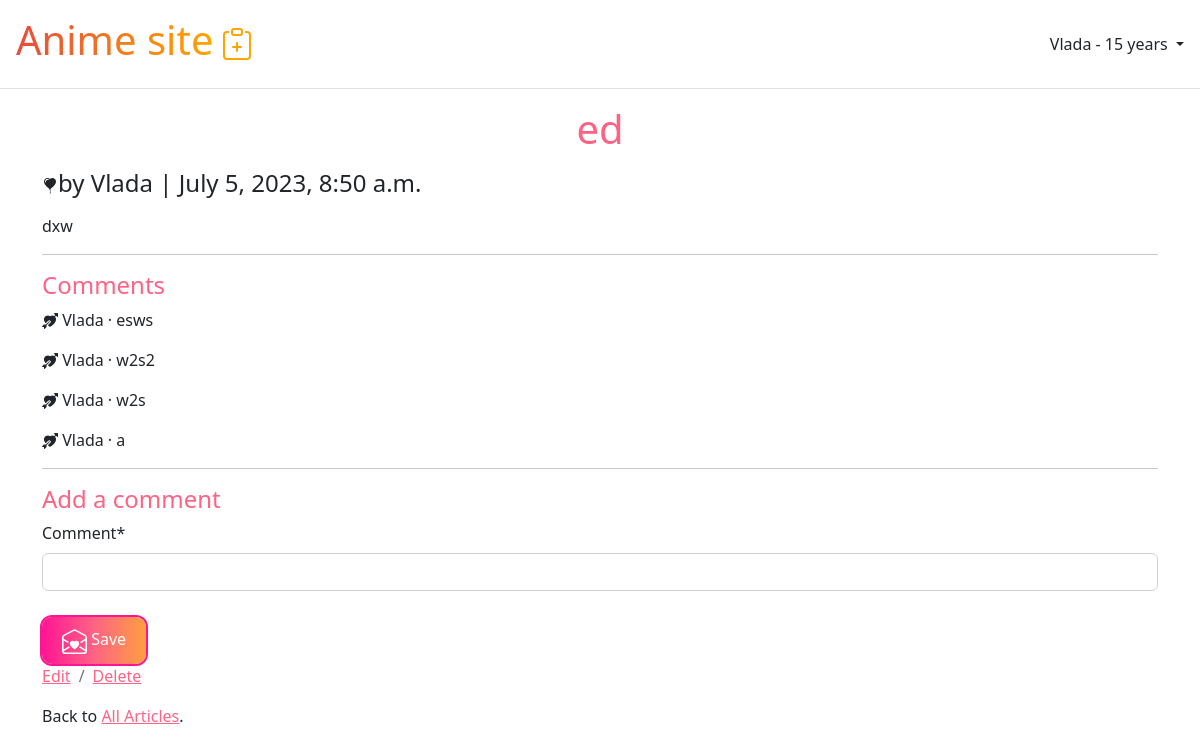
The page /articles/31/ (signed in) on the database its author committed.
### accounts/models.py (models this page shows)
class CustomUser(AbstractUser):
    age = models.PositiveIntegerField(null=True, blank=True)

### articles/models.py (models this page shows, shortened)
class Article(models.Model):
    title = models.CharField(max_length=255)
    body = models.TextField()
    date = models.DateTimeField(auto_now_add=True)
    author = models.ForeignKey(
        settings.AUTH_USER_MODEL,
        on_delete=models.CASCADE,
    )

class Comment(models.Model):
    article = models.ForeignKey(Article, on_delete=models.CASCADE)
    comment = models.CharField(max_length=140)
    author = models.ForeignKey(
        settings.AUTH_USER_MODEL,
        on_delete=models.CASCADE,
    )
    def __str__(self):
        return self.comment

### articles/views.py (the view, shortened to what this page needs)
# urls.py: path("<int:pk>/", ArticleDetailView.as_view(), name="article_detail"),
class ArticleDetailView(LoginRequiredMixin, View):
    def get(self, request, *args, **kwargs):
        view = CommentGet.as_view()
        return view(request, *args, **kwargs)

### articles/forms.py
class CommentForm(forms.ModelForm):
    class Meta:
        model = Comment
        fields = ("comment",)

### articles/views.py (called while the page is built)
    def get_context_data(self, **kwargs):
        context = super().get_context_data(**kwargs)
        context["form"] = CommentForm()
        return context

### templates/article_detail.html (shortened to what this page needs)
{% extends "base.html" %}
{% load crispy_forms_tags %}
{% block content %}
<div class="article-entry">
  <h1 style="color:  #FF6384;">{{ object.title }}</h1>
  <p><h4>by {{ object.author }} | {{ object.date }}</h4></p>
  <p>{{ object.body }}</p>
</div>
<hr>
<h4 style="color:  #FF6384;">Comments</h4>
{% for comment in article.comment_set.all %}
<p> {{ comment.author }} &middot; {{ comment }}</p>
{% endfor %}
<hr>
<h4 style="color:  #FF6384;">Add a comment</h4>
<form action="" method="post">{% csrf_token %}
  {{ form|crispy }}
  <button class="btn-gradient-pink-orange" type="submit"> Save</button>
</form>
<div>
  {% if article.author.pk == request.user.pk %}
  <nav aria-label="breadcrumb">
    <ol class="breadcrumb">
      <li class="breadcrumb-item">
        <a href="{% url 'article_edit' article.pk %}" style="color:  #FF6384;">Edit</a>
      </li>
      <li class="breadcrumb-item">
        <a href="{% url 'article_delete' article.pk %}" style="color:  #FF6384;">Delete</a>
      </li>
    </ol>
  </nav>
  {% endif %}
  <p>Back to <a href="{% url 'article_list' %}" style="color: #FF6384;">All Articles</a>.</p>
</div>
{% endblock content %}

### templates/base.html (shortened to what this page needs)
{% load i18n %}
<!DOCTYPE html>
<html>
<head>
  <link href="https://cdn.jsdelivr.net/npm/bootstrap@5.2.3/dist/css/bootstrap.min.css" rel="stylesheet"
>
</head>
<body>
  <header class="p-3 mb-3 border-bottom" style="background-color: #FFFFFF;">
    <div class="d-flex flex-wrap align-items-center justify-content-center justify-content-lg-start">
      <a class="navbar-brand" href="{% url 'home' %}">
        <h2 style="background-image: linear-gradient(90deg, #E74C3C, #FFA500); -webkit-background-clip:text; -webkit-text-fill-color: transparent;">Anime site</h2>
      </a>
      <ul class="nav col-12 col-lg-auto me-lg-auto mb-2 justify-content-center mb-md-0">
        {% if user.is_authenticated %}
        <li><a href="{% url 'article_new' %}"  class="nav-link px-2 link-dark">
        </a></li>
        {% endif %}
      </ul>
      {% if user.is_authenticated %}
      <div class="dropdown text-end">
        <a href="#" class="d-block link-dark text-decoration-none dropdown-toggle" id="dropdownUser1"
          data-bs-toggle="dropdown" aria-expanded="false">
          {{ user.username }} - {{ user.age }} years
        </a>
      </div>
      {% else %}
      <div>
        <a href="{% url 'login' %}" class="btn btn-primary">{% trans "Log in" %}</a>
        <a href="{% url 'signup' %}" class="btn btn-outline-primary">{% trans "Sign up" %}</a>
      </div>
      {% endif %}
    </div>
  </header>
  <main>
    <div class="container">
      {% block content %}
      {% endblock content %}
    </div>
  </main>
</body>
</html>

### templates/base.html (style rules this page uses)
h2 { font-size: 40px; color: #E74C3C; margin-top: 0; text-align: center; }
h1 { font-size: 40px; color: #E74C3C; margin-top: 0; text-align: center; }

### templates/article_detail.html (style rules this page uses)
.btn-gradient-pink-orange { background: linear-gradient(to right, #FF1493,#FF6384, #FF9F40); border: none; border-radius: 10px; box-shadow: none; box-shadow: 0 0 0 2px #FF1493; color: white; padding: 10px 20px; font-size: 16px; border: none; cursor: pointer; margin-top: 10px; }

### rows shown on the page
CustomUser: username "Vlada", age "15"
Article: title "ed", author "Vlada", date "July 5, 2023, 8:50 a.m.", body "dxw"
Comment: author "Vlada", comment "esws"
Comment: author "Vlada", comment "w2s2"
Comment: author "Vlada", comment "w2s"
Comment: author "Vlada", comment "a"
